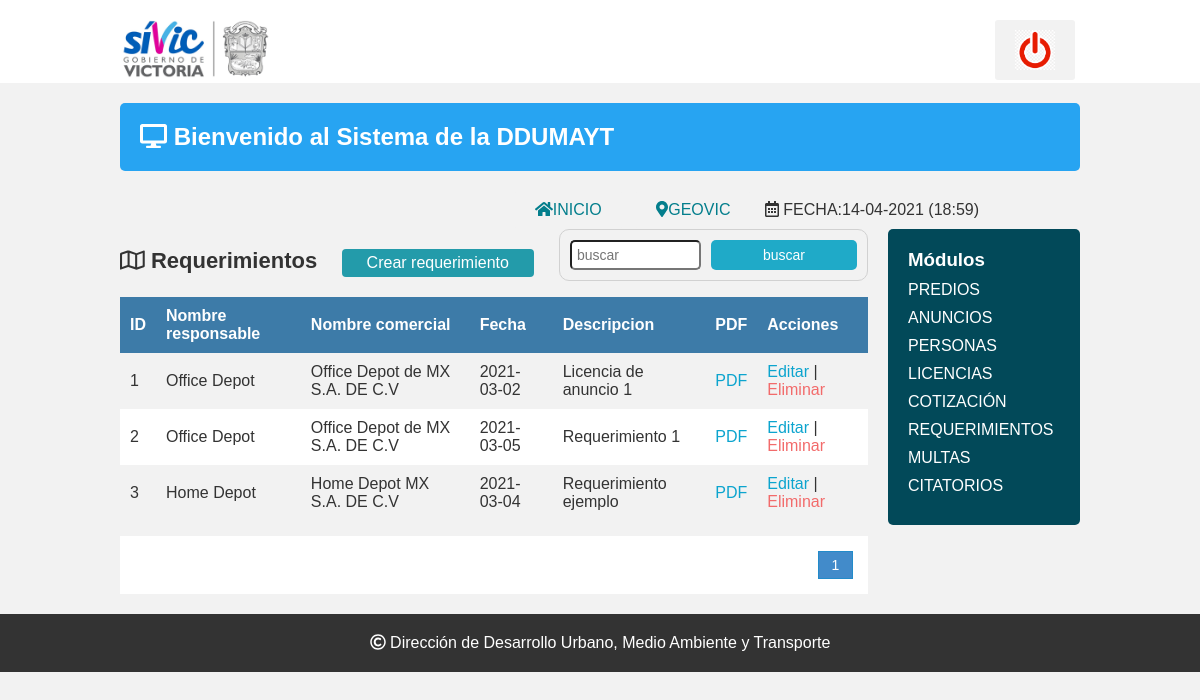
The app's page /Sistema/lista_requerimiento.php with its own data.
### tables this page shows
CREATE TABLE `requerimientos_anuncios` (
  `id_requerimiento` int(11) NOT NULL,
  `id_persona` int(11) NOT NULL,
  `fecha` date NOT NULL DEFAULT current_timestamp(),
  `descripcion` varchar(255) NOT NULL
);

CREATE TABLE `personas` (
  `id_persona` int(11) NOT NULL,
  `nombre_responsable` varchar(80) NOT NULL,
  `nombre_comercial` varchar(80) DEFAULT NULL,
  `rfc` varchar(13) NOT NULL,
  `tipo` varchar(30) NOT NULL,
  `calle` varchar(90) NOT NULL,
  `numero` varchar(25) NOT NULL,
  `id_colonia` int(11) NOT NULL
);

### Sistema/lista_requerimiento.php (the view, shortened to what this page needs)
<?php
include "conexion.php";
?>
<!DOCTYPE html>
<html lang="en">
<head>
	<?php include "includes/scripts.php"; ?>
</head>
<body>
<?php include "includes/header.php"; ?>
	<section class="main">
<?php include "includes/wrapp.php"; ?>
			<div class="articulo">
				<H1><i class="far fa-map"></i> Requerimientos</H1>
                <a href="registro_requerimiento.php" class="btn_new">Crear requerimiento</a>
                <form action="buscar_requerimiento.php" method="get" class="form_search">
                	<input type="text" name="busqueda" id="busqueda" placeholder="buscar">
                    <input type="submit" value="buscar" class="btn_search">
                </form>
                <div  style="overflow: auto" width="50%">
                <table>
                	<tr>
                    	<th>ID</th>
                    	<th>Nombre responsable</th>
						<th>Nombre comercial</th>
                        <th>Fecha</th>
                        <th>Descripcion</th>
						<th>PDF</th>
                        <th>Acciones</th>
                    </tr>
                    <?php
					$sql_registe=mysqli_query($conection,"select count(*) as total_registro from requerimientos_anuncios");
					$result_register=mysqli_fetch_array($sql_registe);
					$total_registro=$result_register['total_registro'];
					$por_pagina=5;
					if(empty($_GET['pagina'])){
						$pagina=1;
					}else{
						$pagina= $_GET['pagina'];
					}
					$desde=($pagina-1)*$por_pagina;
					$total_paginas= ceil($total_registro/$por_pagina);
					$query= mysqli_query($conection,"SELECT r.id_requerimiento, p.nombre_responsable, p.nombre_comercial, r.fecha, r.descripcion FROM requerimientos_anuncios r INNER JOIN personas p ON p.id_persona = r.id_persona order by id_requerimiento asc
					LIMIT $desde,$por_pagina
					");
					$result=mysqli_num_rows($query);
					if($result>0){
						while ($data= mysqli_fetch_array($query)){
					?>
                    <tr>
                    	<td><?php echo $data['id_requerimiento']; ?></td>
                        <td><?php echo $data['nombre_responsable']; ?></td>
						<td><?php echo $data['nombre_comercial']; ?></td>
                        <td><?php echo $data['fecha']; ?></td>
                        <td><?php echo $data['descripcion']; ?></td>
						<td>
						<a class="link_edit" href="pdf_requerimiento.php?id=<?php echo $data['id_requerimiento']; ?>&nombre_responsable=<?php echo $data['nombre_responsable']; ?>&nombre_comercial=<?php echo $data['nombre_comercial']; ?>&fecha=<?php echo $data['fecha']; ?>&descripcion=<?php echo $data['descripcion']; ?>">PDF</a>
						</td>
                        <td>
                        	<a class="link_edit" href="editar_requerimiento.php?id=<?php echo $data['id_requerimiento']; ?>">Editar</a>
                            |
                            <a class="link_delete" href="eliminar_confirmar_requerimiento.php?id=<?php echo $data['id_requerimiento']; ?>">Eliminar</a>
                        </td>
                    </tr>
                    <?php
					}
					}
                    ?>
                </table>
                </div>
                <div class="paginador">
                	<ul>
						<?php
						 for ($i=1; $i<=$total_paginas; $i++){
								if($i==$pagina){
									echo '<li class="pageSelect">'.$i.'</li>';
								}else{
									echo '<li><p><a href="?pagina='.$i.'">'.$i.'</a></p></li>';
								 }
							  }
						 ?>
                    </ul>
                </div>
			</div>
		<?php include "includes/aside.php"; ?>
		</div>
	</section>
		<?php include "includes/footer.php"; ?>
</body>
</html>

### Sistema/css/estilos.css (style rules this page uses)
* { -webkit-box-sizing: border-box; -moz-box-sizing: border-box; box-sizing: border-box; margin:0px; padding:0px; }
body { background:#f2f2f2; color:#333; font-family:Arial, helvetica, sans-serif; }
a { text-decoration: none; color:#27a4f2; }
.articulo { float: left; width: 80%; padding:0px 20px 20px 0px; }
ul, ol { list-style:none; }
form { background:#FFF; margin:auto; padding:20px 50px; border:1px solid #d1d1d1; }
input,select { display:block; width:100%; font-size:14px; padding:5px; border:1px solid:#85929e; border-radius:5px; }
.articulo h1 { font-size:22px; display:inline-block; }
.btn_new { display:inline-block; background:#239baa; color:#FFF; padding:5px 25px; border-radius:4px; margin:20px; }
table { border-collapse:collapse; font-size:12pt; width:100%; }
table th { text-align:left; padding:10px; background:#3d7ba8; color:#FFF; }
table tr:nth-child(odd) { background:#FFF; }
table td { padding:10px; }
.link_edit { color:#0ca4ce; }
.link_delete { color:#f26b6b; }
.articulo h1 { text-align:center; }
.paginador ul { padding:15px; list-style:none; background:#FFF; margin-top:15px; display:-webkit-flex; display:-moz-flex; display:-ms-flex; display:-o-flex; display:flex; justify-content: flex-end; }
.paginador a, .pageSelect { color:#428bca; border:1px solid #ddd; padding:5px; display:inline-block; font-size:14px; text-align:center; width:35px; }
.pageSelect { color:#FFF; background:#428bca; border:1px solid #228bca; }
.form_search { display:-webkit-flex; display:-moz-flex; display:-ms-flex; display:-o-flex; display:flex; float:right; background:initial; padding:10px; border-radius:10px; }
.form_search .btn_search { background:#1faac8; color:#FFF; padding:0 20px; border:0; cursor:pointer; margin-left:10px; }

### records on screen
requerimientos_anuncios: id_requerimiento "1", id_persona.nombre_responsable "Office Depot", id_persona.nombre_comercial "Office Depot de MX S.A. DE C.V", fecha "2021-03-02", descripcion "Licencia de anuncio 1"
requerimientos_anuncios: id_requerimiento "2", id_persona.nombre_responsable "Office Depot", id_persona.nombre_comercial "Office Depot de MX S.A. DE C.V", fecha "2021-03-05", descripcion "Requerimiento 1"
requerimientos_anuncios: id_requerimiento "3", id_persona.nombre_responsable "Home Depot", id_persona.nombre_comercial "Home Depot MX S.A. DE C.V", fecha "2021-03-04", descripcion "Requerimiento ejemplo"

### other values on screen
$date "14-04-2021 (18:59)"
